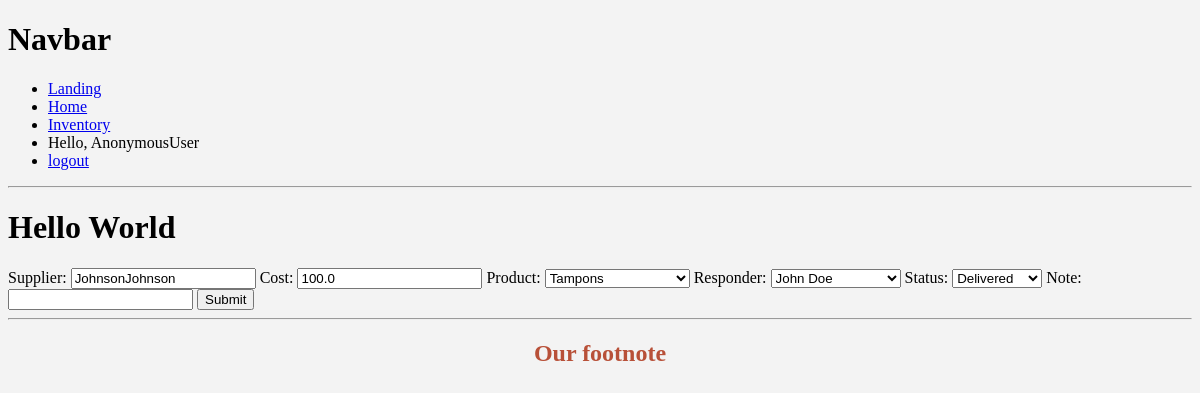
The page /update_order/1/ on the database its author committed.
### manager/models.py (models this page shows, shortened)
class Order(models.Model):
    STATUS = (
        ('Pending', 'Pending'),
        ('Delivered', 'Delivered'),
        ('Re-stocked', 'Re-stocked'),
    )
    supplier = models.CharField(max_length=200)
    datetime = models.DateTimeField(auto_now_add=True, null=True)
    cost = models.FloatField(null=True)
    product = models.ForeignKey(Inventory, null=True, on_delete=models.SET_NULL)
    responder = models.ForeignKey(Responder, null=True, on_delete=models.SET_NULL)
    status = models.CharField(max_length=200, null=True, choices=STATUS)
    note = models.CharField(max_length=1000, null=True)

### manager/views.py (the view)
# urls.py: path('update_order/<str:pk>/', views.updateOrder, name="update_order"),
def updateOrder(request, pk):
    order = Order.objects.get(id=pk)
    form = OrderForm(instance=order)
    if request.method == 'POST':
        form = OrderForm(request.POST, instance=order)
        if form.is_valid():
            form.save()
            return redirect('/')
    context = {'form': form}
    return render(request, 'manager/order_form.html', context)

### manager/forms.py
class OrderForm(ModelForm):
    class Meta:
        model = Order
        fields = '__all__'  # Include all of the Order fields in the form

### manager/models.py (called while the page is built)
    def __str__(self):
        return self.name

    def __str__(self):
        return self.product_name

### manager/templates/manager/order_form.html (shortened to what this page needs)
{% extends 'manager/main.html' %}
{% load static %}
{% block content %}
<form action="" method="POST">
    {{form}}
    <input type="submit" name="submit">
</form>
{% endblock %}

### static/css/main.css (style rules this page uses)
:root { --primary-color: #b85038; --accent-color: #342c6b; --text-color: #191a23; --bg-color: #f3f3f3; }
body { background-color: var(--bg-color); }

### rows shown on the page
Order: supplier "JohnsonJohnson", cost "100.0", product "Tampons", responder "John Doe", status "Delivered"

### other values the page prints
{{ request.user }} "AnonymousUser"
